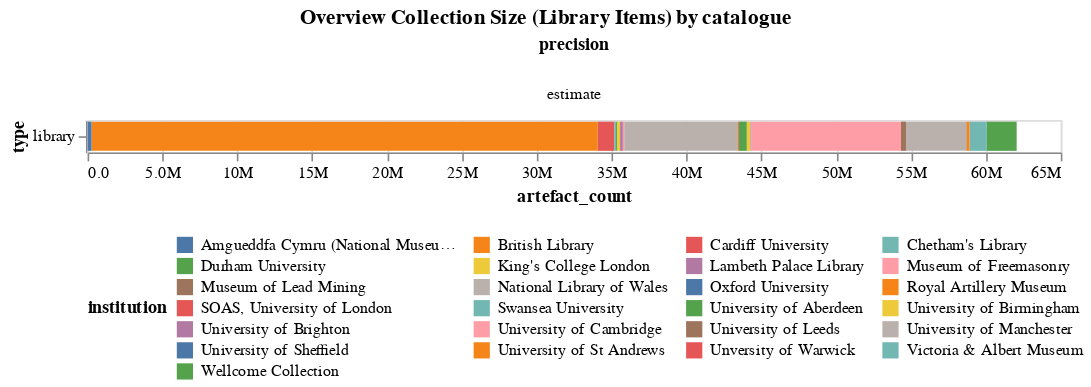

Notebook cell for this chart:
### Markdown cell above
## Library items by precision

### Code cell
title = alt.TitleParams('Library Items by catalogue', anchor='middle')
alt.Chart(library_artefacts_df, title=title).mark_bar().encode(
        alt.Color('institution:N').legend(orient="bottom", columns=4, titleOrient="left"),
    column='precision:O',
    tooltip='institution',
    x='artefact_count:Q',
    y='type:N'
).properties(width=600).resolve_scale(x='independent').configure(numberFormat='.2s')

### Figure 1 — Vega-Lite specification as saved in the notebook (floating-point values rounded to 4 significant figures)
{"config": {"view": {"continuousWidth": 300, "continuousHeight": 300}, "numberFormat": ".2s"}, "data": {"name": "data-0b6e7d51341762139625cb09c82ed6be"}, "mark": {"type": "bar"}, "encoding": {"color": {"field": "institution", "legend": {"orient": "bottom", "columns": 4, "titleOrient": "left"}, "type": "nominal"}, "column": {"field": "precision", "type": "ordinal"}, "tooltip": {"field": "institution", "type": "nominal"}, "x": {"field": "artefact_count", "type": "quantitative"}, "y": {"field": "type", "type": "nominal"}}, "resolve": {"scale": {"x": "independent"}}, "title": {"text": "Overview Collection Size (Library Items) by catalogue", "anchor": "middle"}, "width": 600, "$schema": "https://vega.github.io/schema/vega-lite/v5.17.0.json", "datasets": {"data-0b6e7d51341762139625cb09c82ed6be": [{"institution": "Oxford University", "sector": "library", "institution_type": "university", "topic": "mixed", "type": "library", "level": "item", "precision": "estimate", "artefact_count": 20000}, {"institution": "University of Cambridge", "sector": "library", "institution_type": "university", "topic": "mixed", "type": "library", "level": "item", "precision": "estimate", "artefact_count": 10000000}, {"institution": "Cardiff University", "sector": "library", "institution_type": "university", "topic": "mixed", "type": "library", "level": "item", "precision": "estimate", "artefact_count": 1100000}, {"institution": "Durham University", "sector": "library", "institution_type": "university", "topic": "mixed", "type": "library", "level": "item", "precision": "estimate", "artefact_count": 70000}, {"institution": "University of Manchester", "sector": "library", "institution_type": "university", "topic": "mixed", "type": "library", "level": "item", "precision": "estimate", "artefact_count": 4000000}, {"institution": "King's College London", "sector": "library", "institution_type": "university", "topic": "mixed", "type": "library", "level": "item", "precision": "estimate", "artefact_count": 200000}, {"institution": "University of Birmingham", "sector": "library", "institution_type": "university", "topic": "mixed", "type": "library", "level": "item", "precision": "estimate", "artefact_count": 250000}, {"institution": "Unversity of Warwick", "sector": "library", "institution_type": "university", "topic": "mixed", "type": "library", "level": "item", "precision": "estimate", "artefact_count": 16000}, {"institution": "Swansea University", "sector": "library", "institution_type": "university", "topic": "mixed", "type": "library", "level": "item", "precision": "estimate", "artefact_count": 1700}, {"institution": "University of Brighton", "sector": "library", "institution_type": "university", "topic": "mixed", "type": "library", "level": "item", "precision": "estimate", "artefact_count": 50000}, {"institution": "SOAS, University of London", "sector": "library", "institution_type": "university", "topic": "mixed", "type": "library", "level": "item", "precision": "estimate", "artefact_count": 60000}, {"institution": "University of Aberdeen", "sector": "library", "institution_type": "university", "topic": "mixed", "type": "library", "level": "item", "precision": "estimate", "artefact_count": 530000}, {"institution": "University of Leeds", "sector": "library", "institution_type": "university", "topic": "mixed", "type": "library", "level": "item", "precision": "estimate", "artefact_count": 350000}, {"institution": "University of Sheffield", "sector": "library", "institution_type": "university", "topic": "mixed", "type": "library", "level": "item", "precision": "estimate", "artefact_count": 30000}, {"institution": "University of St Andrews", "sector": "library", "institution_type": "university", "topic": "mixed", "type": "library", "level": "item", "precision": "estimate", "artefact_count": 200000}, {"institution": "British Library", "sector": "library", "institution_type": "library", "topic": "mixed", "type": "library", "level": "item", "precision": "estimate", "artefact_count": 33810000}, {"institution": "Chetham's Library", "sector": "library", "institution_type": "library", "topic": "mixed", "type": "library", "level": "item", "precision": "estimate", "artefact_count": 121041}, {"institution": "Lambeth Palace Library", "sector": "library", "institution_type": "library", "topic": "theology", "type": "library", "level": "item", "precision": "estimate", "artefact_count": 186200}, {"institution": "National Library of Wales", "sector": "library", "institution_type": "library", "topic": "mixed", "type": "library", "level": "item", "precision": "estimate", "artefact_count": 7540000}, {"institution": "Amgueddfa Cymru (National Museum Wales)", "sector": "library", "institution_type": "museum", "topic": "mixed", "type": "library", "level": "item", "precision": "estimate", "artefact_count": 265159}, {"institution": "Museum of Freemasonry", "sector": "library", "institution_type": "museum", "topic": "social", "type": "library", "level": "item", "precision": "estimate", "artefact_count": 90000}, {"institution": "Museum of Lead Mining", "sector": "library", "institution_type": "museum", "topic": "industry", "type": "library", "level": "item", "precision": "estimate", "artefact_count": 2572}, {"institution": "Royal Artillery Museum", "sector": "library", "institution_type": "museum", "topic": "military", "type": "library", "level": "item", "precision": "estimate", "artefact_count": 30000}, {"institution": "Wellcome Collection", "sector": "library", "institution_type": "museum", "topic": "medicine", "type": "library", "level": "item", "precision": "estimate", "artefact_count": 2000000}, {"institution": "Victoria & Albert Museum", "sector": "library", "institution_type": "museum", "topic": "art", "type": "library", "level": "item", "precision": "estimate", "artefact_count": 1130157}]}}
